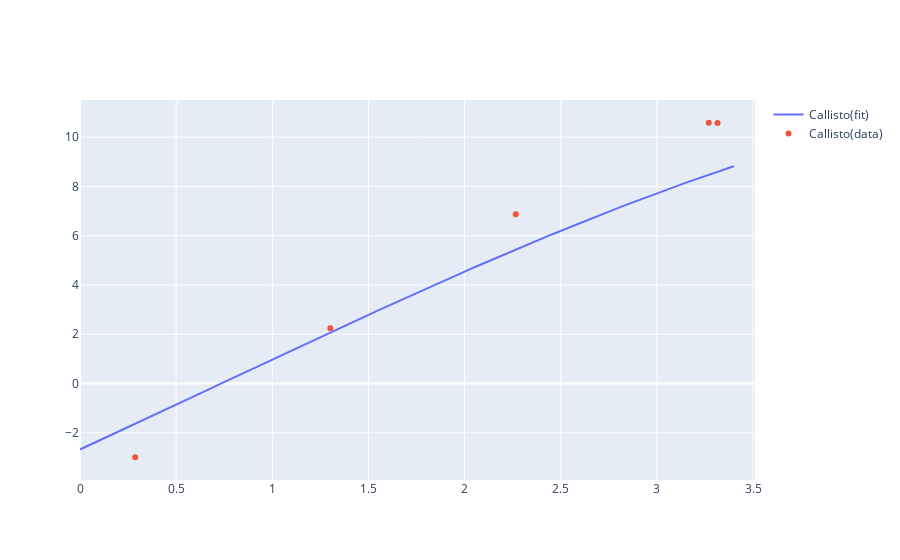

The notebook cell this image was saved under:
### Code cell
fig2 = go.Figure()


fig2.add_trace(go.Scatter(x = t0, y = (p1calistx[0])*np.sin(2*t1*np.pi/p1calistx[1] + p1calistx[2]+1.3),mode='lines', name='Callisto(fit)'))
fig2.add_trace(go.Scatter(x = selectdata(calistdat,0), y = selectdata(calistdat,1), mode='markers', name='Callisto(data)'))
